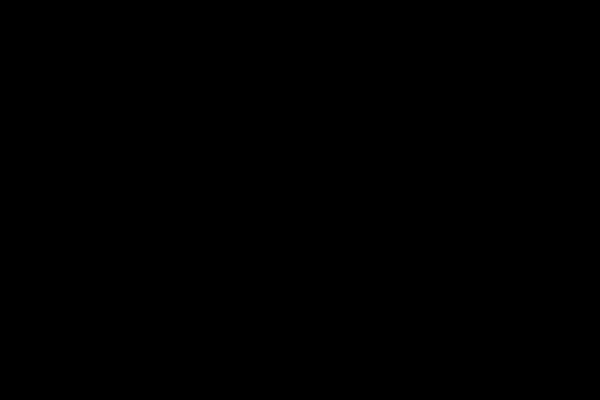
Frame 1 (no input)
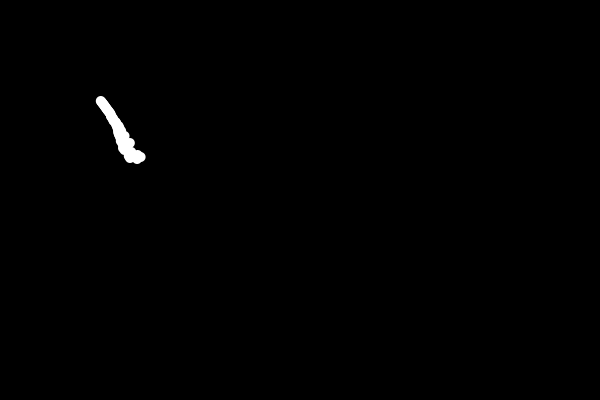
Frame 60 (the mouse pressed at the canvas centre just before this capture)
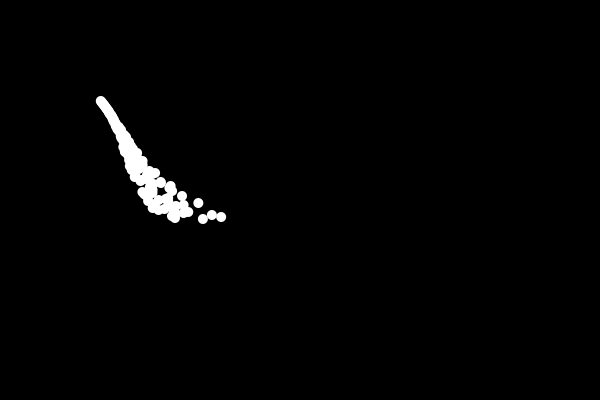
Frame 120 (the mouse held since frame 60 and released just before this capture)

The Processing sketch that drew these frames (run headless with seeded random() and noise(); from frame 60 on, the mouse is pressed at the canvas centre):

// Processing sketch: falling_leaves_2
// ── falling_leaves_2.pde
  int leavesC = 200;
  //PVector gravity, velocity, wind, movement, position;
 // ArrayList<LeavesSystem> leaves;
  LeavesSystem nl;
  int radius = 20;
  float edge;

  void setup() {
    size(600,400);
   // leaves = new ArrayList<LeavesSystem>();
    nl = new LeavesSystem(100, 100);
  }
  
  void draw() {
    background(0);
  
    //for(LeavesSystem nl : leaves) {
       
      nl.run();
      nl.addLeaves();
         
  }
  
  
  //void mousePressed() {
  //  leaves.add(new LeavesSystem(mouseX, mouseY));
  //}
 
    
    

    
    
  
  
  
  
  
  
  
  
  
  
  
  
  
  
  
  
  
  
  
  
  
  
  
  
  

// ── leaves.pde
class Leaves {
  PVector gravity, velocity, wind, gusts, position;
  float life;
  int edge = 2;
  float x;
  float n;
  float seed;
  float offset;
  float noiseVal;
  float noiseScale = .02;

  Leaves(float x, float y) {
     
  
    
    position = new PVector(x, y);
    velocity = new PVector(0, 0); 
    gravity = new PVector(0, 1);
    wind = new PVector(0, 0);
    gusts = new PVector(0, offset);
    println(x);
    life = 400;
    seed = random(.01);
  }


  //void run() {
  //  update();
  //  display();
    
  //  //edges();
  //}

  
  void update() {
    
   //noiseDetail(1,.9);
   float noiz = noise((position.y)*noiseScale);
   position.add(noiz, 0).add(gravity).add(wind);
   wind.add(seed, 0); 
    
    println(position);
    life -= 1;
    x += .005;
    //wind.add(seed, 0);
    
  }
   
  
  
  void display() {
    circle(position.x, position.y, 10);
    noStroke();
    //fill(life);
  }


   boolean isDead() {
     if (life < 0.0) {
       return true;
     } else {
       return false;
     }
   }
   
   void edges() {
    if ( position.y >= height-radius) {
      //  //position.y = height-radius;
      velocity.y *= -edge;
    } else if ( position. y <= 0) {
      //position.y = 0;
      velocity.y *= -edge;
    } else if ( position.x >= width) {
      // position.x = width;
      velocity.x *= -edge;
    } else if (position. x <= 0) {
      //position.x = 0;
      velocity.x *= -edge;
    }
  }
  
  
   

}

// ── leaves_system.pde
class LeavesSystem {
  ArrayList<Leaves> leavesN;
  PVector origin;
  
   
  LeavesSystem(float x, float y) {
   leavesN = new ArrayList<Leaves>();
   origin = new PVector(x,y);
  }


  void addLeaves() {
    leavesN.add(new Leaves(origin.x, origin.y));
  }
  

  void run() {
    
    for (int i = leavesN.size()-1; i >= 0; i--) {
      Leaves n = leavesN.get(i);
      n.update();
      n.display();
      //n.edges();
      if (n.isDead()) {
        leavesN.remove(i);
      }
    }
   }
}
  
